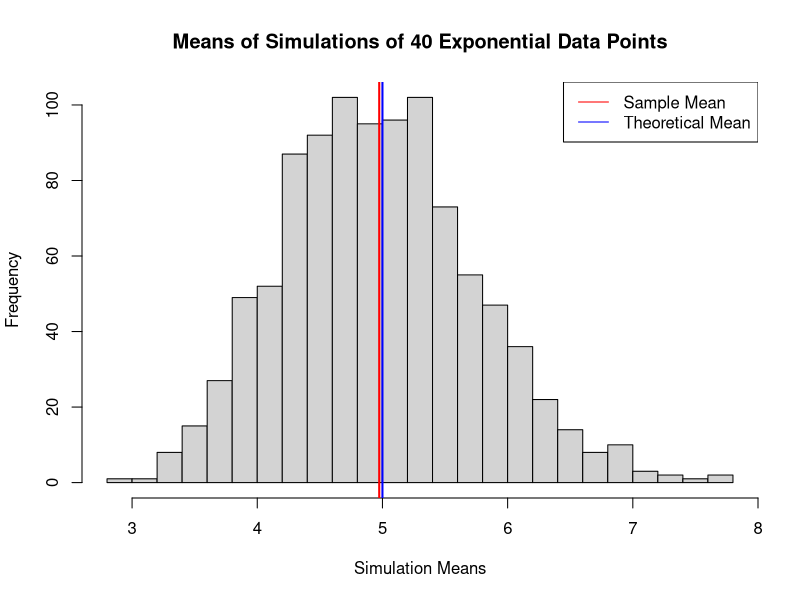
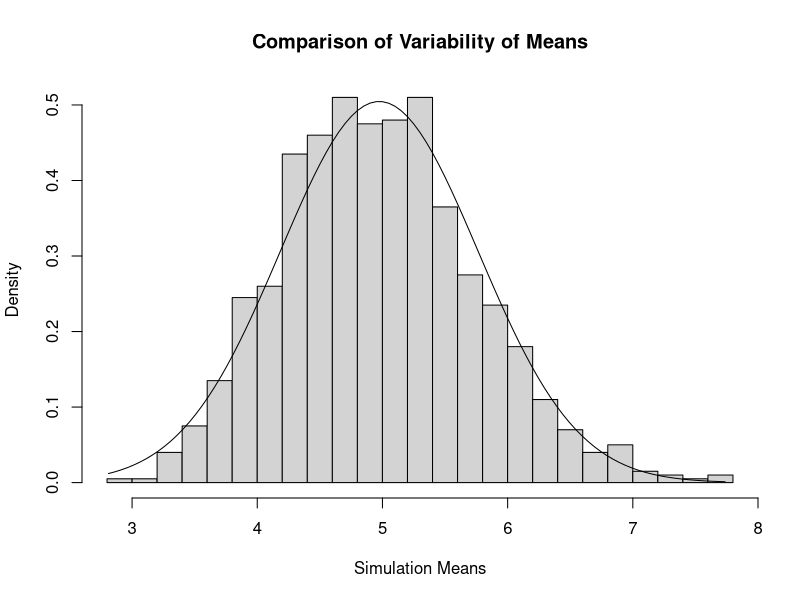
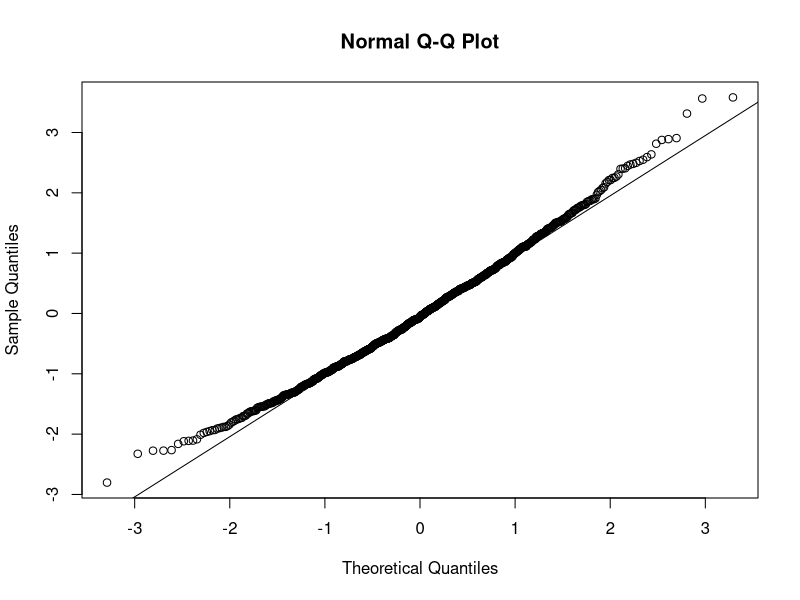

Reproduce these figures in R, in order.
## ---- chunk 1
knitr::opts_chunk$set(echo = TRUE)
## ---- chunk 2
set.seed(1234)
lambda <- 0.2; Nexp <- 40; Nsimul <- 1000
## ---- chunk 3
M <- matrix(rexp(Nsimul * Nexp, rate = lambda), nrow = Nsimul, ncol = Nexp)
means <- apply(M, 1, mean)
## ---- chunk 4
hist(means, main = "Means of Simulations of 40 Exponential Data Points", 
     xlab = "Simulation Means", breaks = 20)
abline(v = mean(means), col = "red", lwd = 2)
abline(v = 1/lambda, col = "blue", lwd = 2)
legend("topright", legend = c("Sample Mean", "Theoretical Mean"),
       col = c("red", "blue"), lty = 1)
## ---- chunk 5
hist(means, main = "Comparison of Variability of Means", prob = TRUE, breaks = 20, 
     xlab = "Simulation Means")
x <- seq(min(means), max(means), length = 100)
y <- dnorm(x, mean = mean(means), sd = 1/(lambda * sqrt(Nexp)))
lines(x, y)
## ---- chunk 6
normalized <- (means - mean(means))/(sd(means))
qqnorm(normalized); qqline(normalized)
